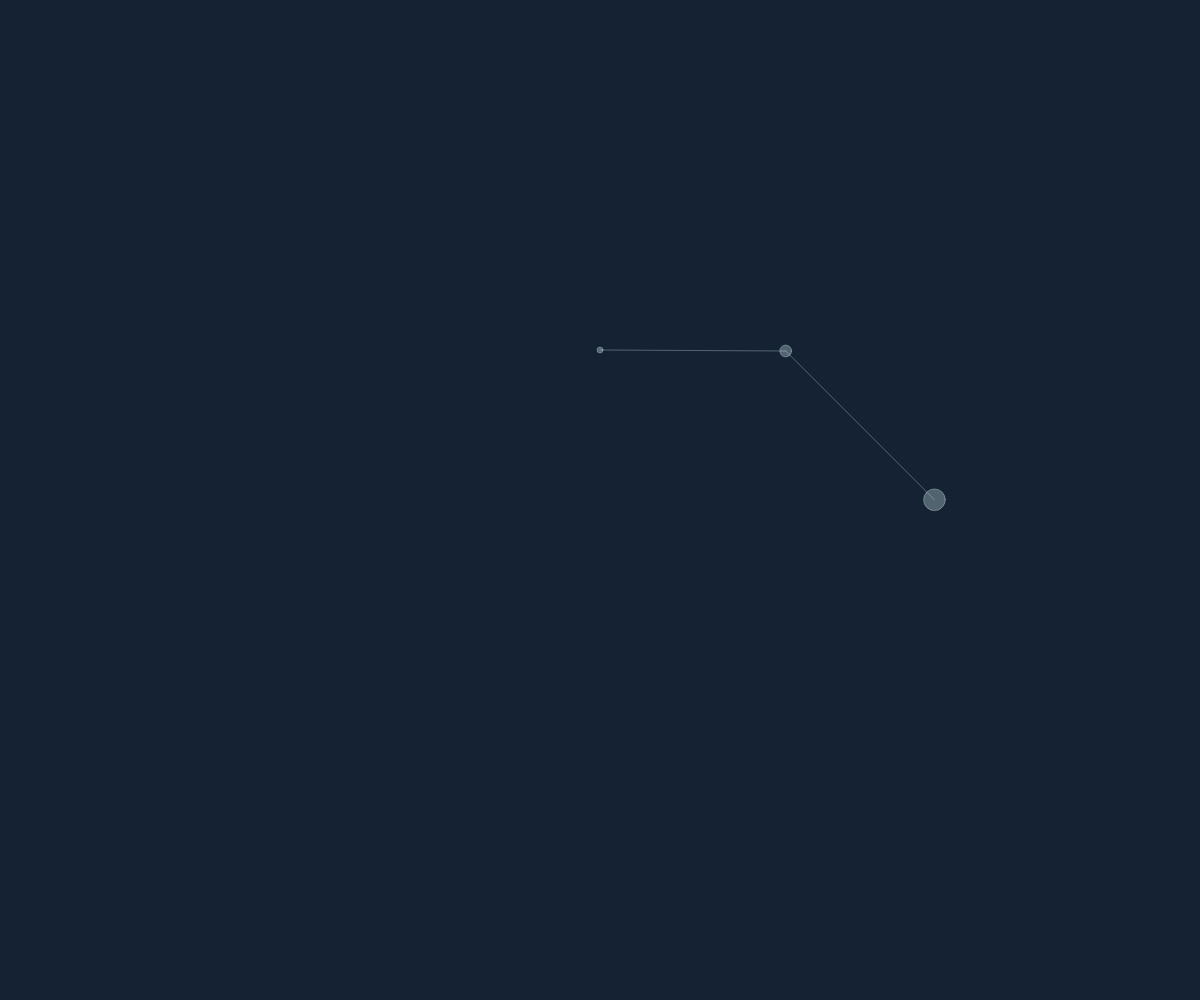
Frame 1 (no input)
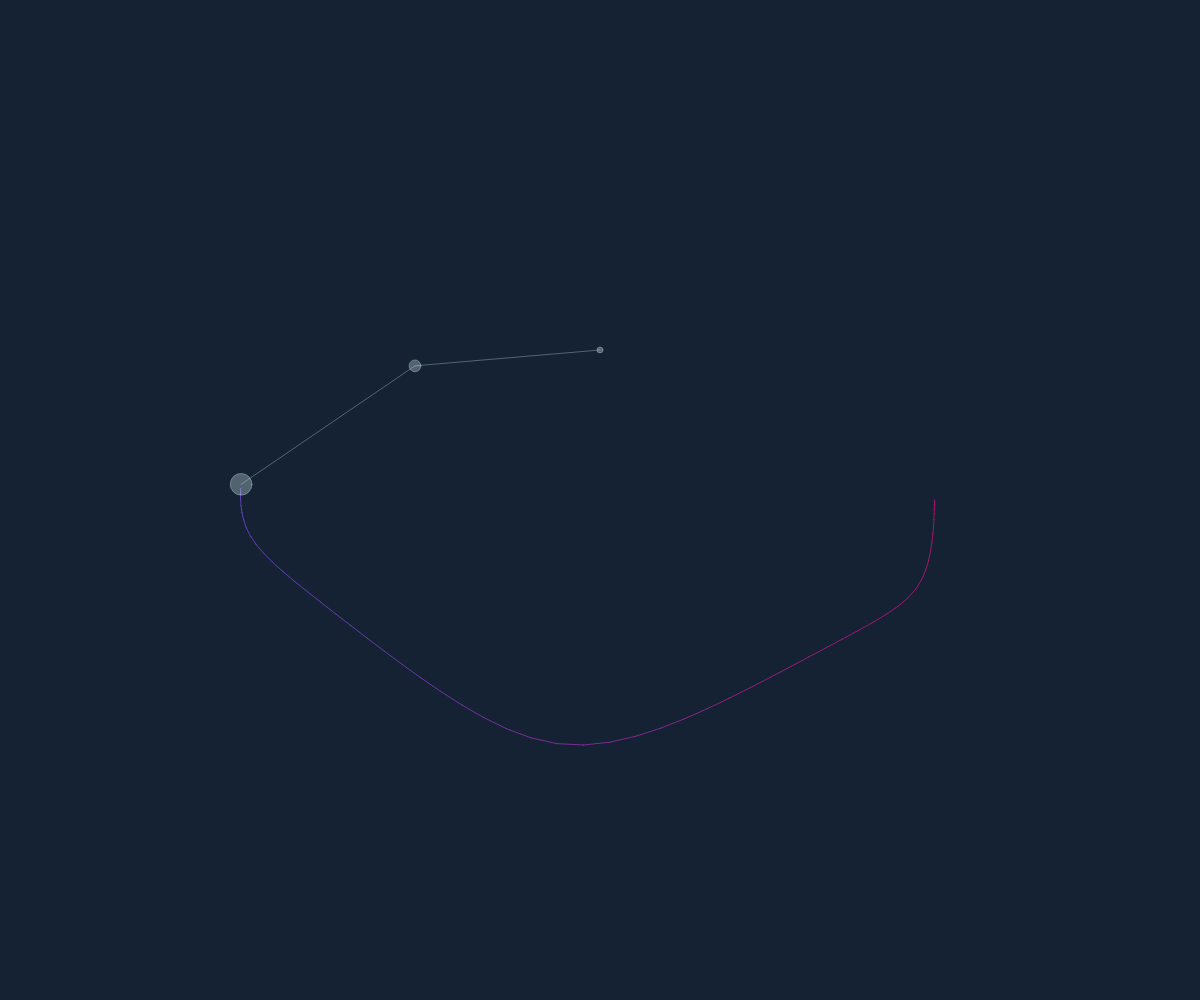
Frame 60 (no input)
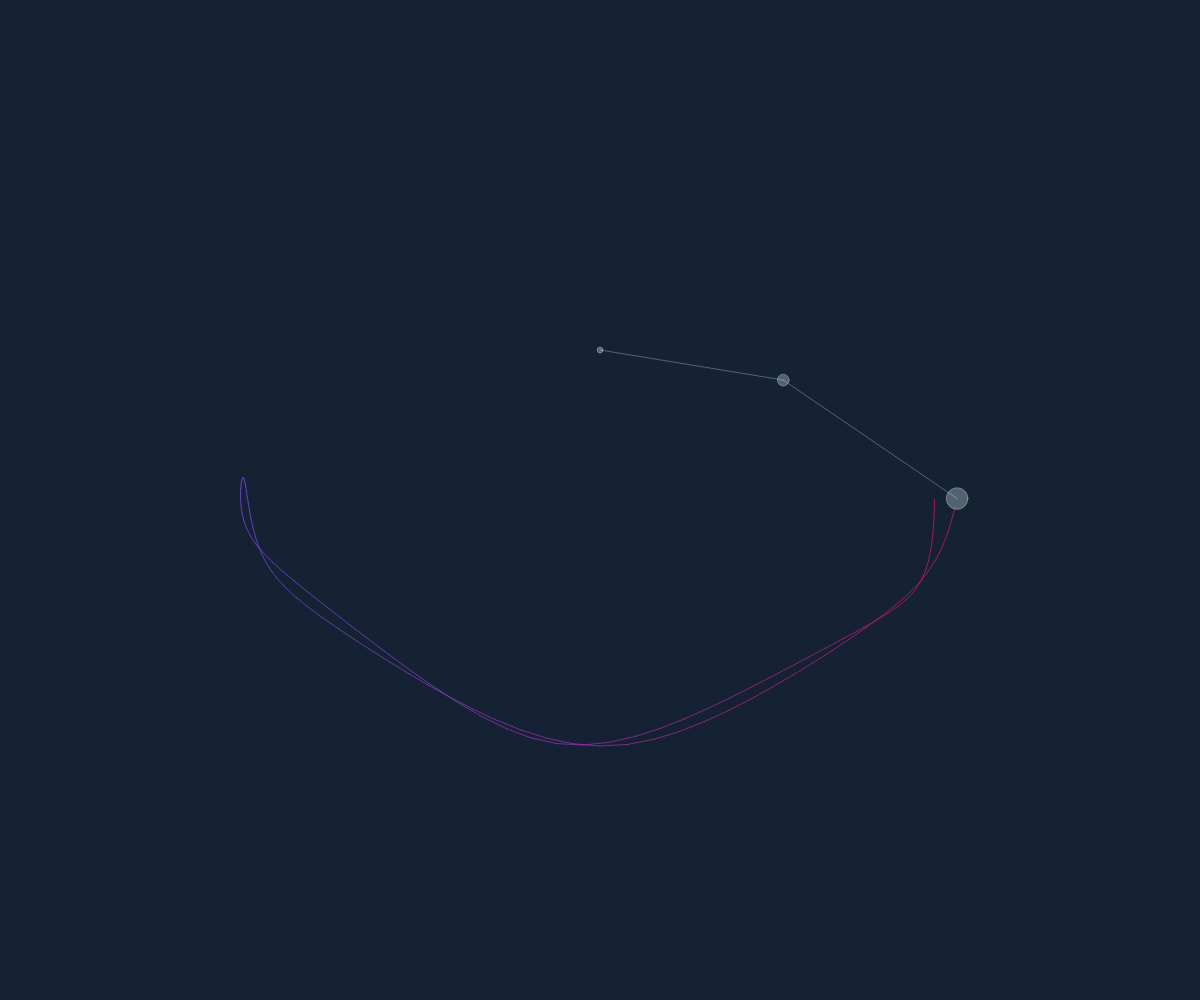
Frame 120 (the mouse pressed at the canvas centre since frame 60)

The p5.js sketch that drew these frames (run headless with seeded random() and noise() and a simulated clock; from frame 60 on, the mouse is pressed at the canvas centre):

// p5.js sketch
// ── sketch.js
const g = 1;

let r1;
let r2;
let m1;
let m2;
let cx;
let cy;
let canvas;
let buffer;
let colours;

let a1 = Math.PI / 2;
let a2 = Math.PI / 4;
let a1_v = 0;
let a2_v = 0;
let px2 = 0;
let py2 = 0;

function calculateAccelerationDelta1(velocity1, velocity2, angle1, angle2) {
  const num1 = -g * (2 * m1 + m2) * sin(angle1);
  const num2 = -m2 * g * sin(angle1 - 2 * angle2);
  const num3 = -2 * sin(angle1 - angle2) * m2;
  const num4 = velocity2 * velocity2 * r2 + velocity1 * velocity1 * r1 * cos(angle1 - angle2);
  const den = r1 * (2 * m1 + m2 - m2 * cos(2 * angle1 - 2 * angle2));
  const acceleration = (num1 + num2 + num3 * num4) / den;

  return acceleration;
}

function calculateAccelerationDelta2(velocity1, velocity2, angle1, angle2) {
  const num1 = 2 * sin(angle1 - angle2);
  const num2 = velocity1 * velocity1 * r1 * (m1 + m2);
  const num3 = g * (m1 + m2) * cos(angle1);
  const num4 = velocity2 * velocity2 * r2 * m2 * cos(angle1 - angle2);
  const den = r2 * (2 * m1 + m2 - m2 * cos(2 * angle1 - 2 * angle2));
  const acceleration = (num1 * (num2 + num3 + num4)) / den;

  return acceleration;
}

function calculatePendulumVelocity() {
  const a1_a = calculateAccelerationDelta1(a1_v, a2_v, a1, a2);
  const a2_a = calculateAccelerationDelta2(a1_v, a2_v, a1, a2);

  a1_v += a1_a;
  a2_v += a2_a;
  a1 += a1_v;
  a2 += a2_v;
  a1_v *= 0.9999;
  a2_v *= 0.9999;
}

function calculatePendulumPosition() {
  const x1 = r1 * sin(a1);
  const y1 = r1 * cos(a1);
  const x2 = x1 + r2 * sin(a2);
  const y2 = y1 + r2 * cos(a2);

  return {
    x1,
    y1,
    x2,
    y2,
  };
}

function drawPendulum(x1, y1, x2, y2) {
  translate(cx, cy);
  stroke(colours[0]);
  strokeWeight(1);

  fill(colours[0]);
  ellipse(0, 0, m1 / 4, m1 / 4);

  line(0, 0, x1, y1);
  fill(colours[0]);
  ellipse(x1, y1, m1 / 2, m1 / 2);

  line(x1, y1, x2, y2);
  fill(colours[0]);
  ellipse(x2, y2, m2 / 2, m2 / 2);
}

function drawTrail(x2, y2) {
  const trans = map(x2, (r1 + r2) * -1, r1 + r2, 0, 1);
  const lineColour = lerpColor(colours[1], colours[2], trans);

  buffer.stroke(lineColour);
  buffer.strokeWeight(1);
  buffer.line(px2, py2, x2, y2);
}

function setup() {
  createCanvas(windowWidth, windowHeight);
  colorMode(RGB, 255, 255, 255, 1);
  pixelDensity(1);

  r1 = random(150, 200);
  r2 = random(200, 250);
  m1 = random(20, 25);
  m2 = random(40, 50);

  cx = width / 2;
  cy = height / 2 - 150;

  colours = [color(229, 252, 255, 0.3), color(120, 80, 240, 0.7), color(230, 10, 120, 0.7), color(20, 34, 51)];
  buffer = createGraphics(width, height);
  buffer.background(colours[3]);
  buffer.translate(cx, cy);
}

function draw() {
  image(buffer, 0, 0, width, height);

  calculatePendulumVelocity();

  const { x1, y1, x2, y2 } = calculatePendulumPosition();

  drawPendulum(x1, y1, x2, y2);

  if (frameCount > 1) {
    drawTrail(x2, y2);
  }

  px2 = x2;
  py2 = y2;
}
